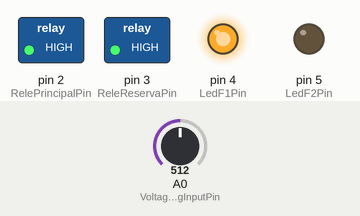
The sketch below on a simulated Arduino Uno, built with avr-gcc and run on an emulated ATmega328P. Shown: switched loads named in the sketch (green lamp = pin HIGH), output pins drawn as LEDs (lit = HIGH). The inputs (shaded band) are chosen by the test bench; at power-on: A0 (VoltageAnalogInputPin) = 512. What the sketch prints to the serial monitor is not drawn.

Above: at 0.1 s.
At 3.1 s:
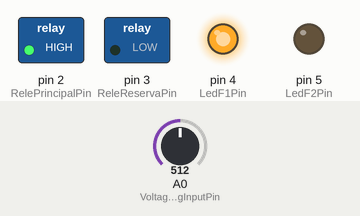
Timing chart, 0 to 4.6 s (numbered marks = the images above):
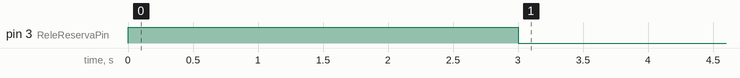

The sketch:

SistemaATS.ino
```cpp
int decimalPrecision = 2;
const int RelePrincipalPin = 2;
const int ReleReservaPin = 3;
const int LedF1Pin = 4;
const int LedF2Pin = 5;
int VoltageAnalogInputPin = A0;
float LecturaMuestra = 0;
float UltimaLecturaMuestra = 0;
float SumaLecturaMuestra = 0;
float ContadorLecturaMuestra = 0;
float PromedioLectura;
float PromedioVoltajeRMS;
float AjustePromedioVoltajeRMS;
float VoltajeRMSFinal;
float VoltajeRMSAnterior = 0.00;
float Diferencia = 40;
float voltageOffset1 = 0.00;
float voltageOffset2 = 0.00;

void setup() {
    Serial.begin(9600);
    pinMode(RelePrincipalPin, OUTPUT);
    pinMode(ReleReservaPin, OUTPUT);
    pinMode(LedF1Pin, OUTPUT);
    pinMode(LedF2Pin, OUTPUT);
    digitalWrite(RelePrincipalPin, HIGH);
    digitalWrite(ReleReservaPin, HIGH);

int LecturaInicial = analogRead(VoltageAnalogInputPin);
float VoltajeInicial = (LecturaInicial - 512) + voltageOffset1;
float VoltajeRMSInicial = sqrt(sq(VoltajeInicial));

if (VoltajeRMSInicial >= 180 && VoltajeRMSInicial <= 240) {
    Serial.println("Voltaje normal");
    digitalWrite(ReleReservaPin, HIGH);
    digitalWrite(LedF2Pin, HIGH);
    delay(3000);
    digitalWrite(RelePrincipalPin, LOW);
    digitalWrite(LedF1Pin, LOW);
} else if (VoltajeRMSInicial >= 0 && VoltajeRMSInicial <= 100) {
    Serial.println("Apagon electrico, cambiando de fase");
    digitalWrite(RelePrincipalPin, HIGH);
    digitalWrite(LedF1Pin, HIGH);
    delay(3000);
    digitalWrite(ReleReservaPin, LOW);
    digitalWrite(LedF2Pin, LOW);
  }
}

void loop() {

if (micros() >= UltimaLecturaMuestra + 1000) {
    LecturaMuestra = (analogRead(VoltageAnalogInputPin) - 512) + voltageOffset1;
    SumaLecturaMuestra = SumaLecturaMuestra + sq(LecturaMuestra);
    ContadorLecturaMuestra = ContadorLecturaMuestra + 1;
    UltimaLecturaMuestra = micros();
}

if (ContadorLecturaMuestra == 1000) {
    PromedioLectura = SumaLecturaMuestra / ContadorLecturaMuestra;
    PromedioVoltajeRMS = sqrt(PromedioLectura) * 1.5;
    AjustePromedioVoltajeRMS = PromedioVoltajeRMS + voltageOffset2;
    VoltajeRMSFinal = PromedioVoltajeRMS + voltageOffset2;

SumaLecturaMuestra = 0;
ContadorLecturaMuestra = 0;

if (abs(VoltajeRMSFinal - VoltajeRMSAnterior) > Diferencia) {

if (VoltajeRMSFinal >= 180 && VoltajeRMSFinal <= 240) {
    Serial.println("Voltaje normal");
    digitalWrite(ReleReservaPin, HIGH);
    digitalWrite(LedF2Pin, HIGH);
    delay(3000);
    digitalWrite(RelePrincipalPin, LOW);
    digitalWrite(LedF1Pin, LOW);
  } else if (VoltajeRMSFinal >= 0 && VoltajeRMSFinal <= 100) {
    Serial.println("Apagon electrico, cambiando de fase");
    digitalWrite(RelePrincipalPin, HIGH);
    digitalWrite(LedF1Pin, HIGH);
    delay(3000);
    digitalWrite(ReleReservaPin, LOW);
    digitalWrite(LedF2Pin, LOW);
  }
}

VoltajeRMSAnterior = VoltajeRMSFinal;

    }
  }
```
